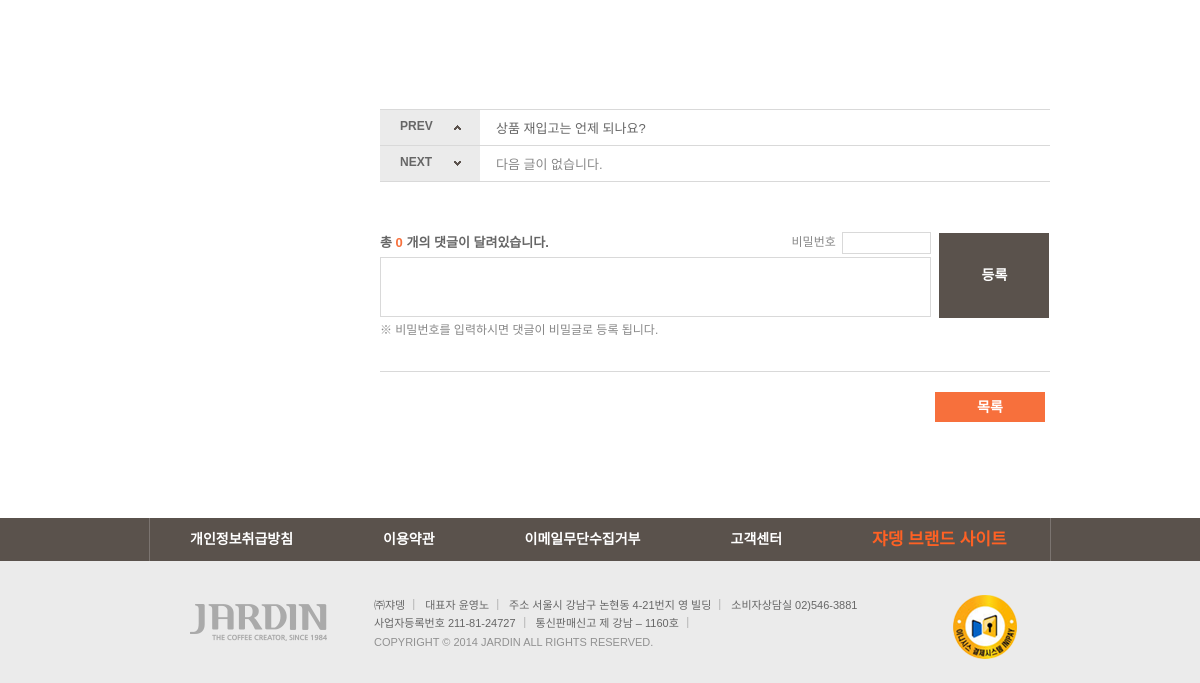
The app's page /customer/view/102/ (signed in, lower part), older data.
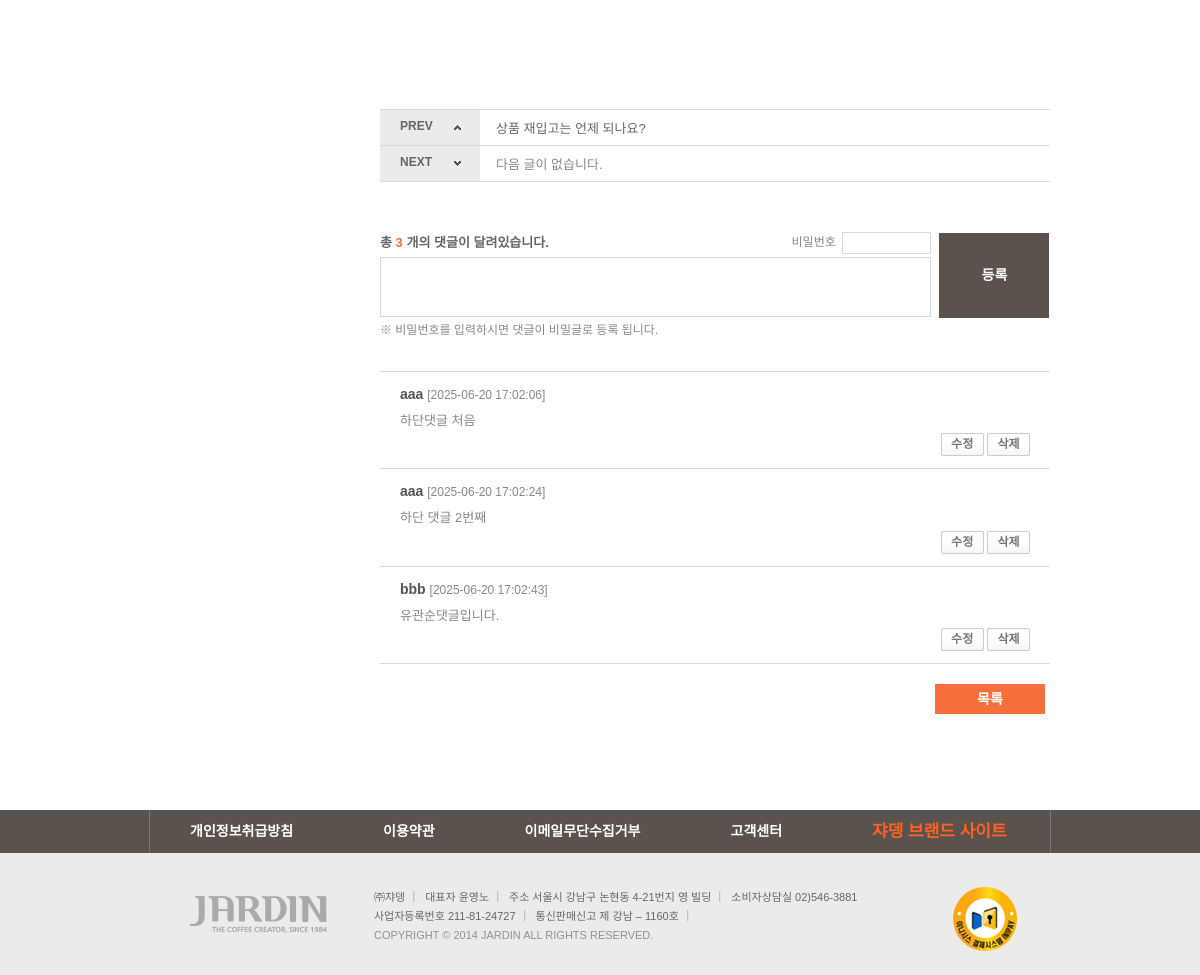
The same page, newer data.
### comment/models.py (models this page shows, shortened)
class Comment(models.Model):
    cno = models.AutoField(primary_key=True)
    customer = models.ForeignKey(Customer,on_delete=models.CASCADE) #게시글삭제시 하단댓글모두삭제
    member = models.ForeignKey(Member,on_delete=models.DO_NOTHING) # 그대로
    cpw = models.CharField(max_length=20,null=True,blank=True)
    ccontent = models.TextField(blank=True)
    cdate = models.DateTimeField(auto_now=True)

### member/models.py (models this page shows, shortened)
class Member(models.Model):
    name = models.CharField(max_length=50)
    id = models.CharField(max_length=50,primary_key=True)
    pw = models.CharField(max_length=100)
    email = models.CharField(max_length=100)
    emailc = models.IntegerField(default=0)
    address1 = models.CharField(max_length=300)
    address2 = models.CharField(max_length=300)
    address3 = models.CharField(max_length=300,null=True,blank=True)
    phone = models.CharField(max_length=50,default='010-0000-0000')
    tel = models.CharField(max_length=50,default='02-0000-0000')
    birth = models.CharField(max_length=20)
    corporate = models.IntegerField(default=0)
    gender = models.CharField(max_length=10,default='남자')
    hobby = models.CharField(max_length=50,default='게임')
    mdate = models.DateTimeField(auto_now=True)

### customer/views.py (the view)
# urls.py: path('view/<int:bno>/', views.view,name='view'),
def view(request,bno):
  qs = Customer.objects.filter(bno=bno)
  c_qs = Comment.objects.filter(customer=qs[0])
  context = {'customer':qs[0],'clist':c_qs}
  response = render(request,'customer/view.html',context)
  cookie_name = f'cookie_bhit:{request.session["session_id"]}'
  tomorrow = datetime.datetime.replace(datetime.datetime.now(),
                                       hour=23,minute=59,second=59)
  expires = datetime.datetime.strftime(tomorrow,"%a, %d-%b-%Y %H:%M:%S GMT")
  if request.COOKIES.get(cookie_name) is not None:
      cookies = request.COOKIES.get(cookie_name) #쿠키가져오기
      print('쿠키 : ',cookies)
      cookies_list = cookies.split('|')  # 101|20|100|97 -> [101,20,100,97]
      if str(bno) not in cookies_list:
          response.set_cookie(cookie_name,cookies+f'|{bno}',expires=expires)
          qs.update(bhit=F('bhit')+1) # 조회수1증가
  else:
      response.set_cookie(cookie_name,bno,expires=expires)
      qs.update(bhit = F('bhit')+1)   # qs.bhit += 1
  return response

### customer/templates/customer/view.html (shortened to what this page needs)
{% extends 'base.html' %}
{% load static %}
	{% block content %}
	<div id="container">
		<div id="outbox">
			<div id="contents">
				<div id="customer">
					<div class="viewDivMt">
					</div>
					<div class="pnDiv web">
						<table summary="이전다음글을 선택하여 보실 수 있습니다." class="preNext" border="1" cellspacing="0">
							<colgroup>
							<col width="100px" />
							<col width="*" />
							</colgroup>
							<tbody>
								<tr>
									<th class="pre">PREV</th>
									<td><a href="#">상품 재입고는 언제 되나요?</a></td>
								</tr>
								<tr>
									<th class="next">NEXT</th>
									<td>다음 글이 없습니다.</td>
								</tr>
							</tbody>
						</table>
					</div>
					<div class="replyWrite">
						<ul>
							<li class="in">
								<p class="txt">총 <span class="orange clistCount">{{clist.count}}</span> 개의 댓글이 달려있습니다.</p>
								<p class="password">비밀번호&nbsp;&nbsp;<input type="password" class="replynum" /></p>
								<textarea class="replyType"></textarea>
							</li>
							<li class="btn"><a href="#" class="replyBtn">등록</a></li>
						</ul>
						<p class="ntic">※ 비밀번호를 입력하시면 댓글이 비밀글로 등록 됩니다.</p>
					</div>
					<div class="replyBox">
						{% for comment in clist %}
						<ul id='{{comment.cno}}'>
							<li class="name">{{comment.member.id}} <span>[{{comment.cdate|date:'Y-m-d H:i:s'}}]</span></li>
							<li class="txt">{{comment.ccontent}}</li>
							<li class="btn">
								<a class="updateBtn rebtn">수정</a>
								<a class="deleteBtn rebtn">삭제</a>
							</li>
						</ul>
						{% endfor %}
					</div>
					<div class="btnArea btline">
						<div class="bRight">
							<ul>
								<li><a href="/customer/list/?page=1" class="sbtnMini mw">목록</a></li>
							</ul>
						</div>
					</div>
				</div>
			</div>
		</div>
	</div>
	{% endblock content %}

Row changes from the older to the newer data that the page shows:
added Comment: member.id "aaa", cdate "2025-06-20 17:02:06", ccontent "하단댓글 처음"
added Comment: member.id "aaa", cdate "2025-06-20 17:02:24", ccontent "하단 댓글 2번째"
added Comment: member.id "bbb", cdate "2025-06-20 17:02:43", ccontent "유관순댓글입니다."
Text that changed along with them:
{{ clist.count }}: "0" → "3"
